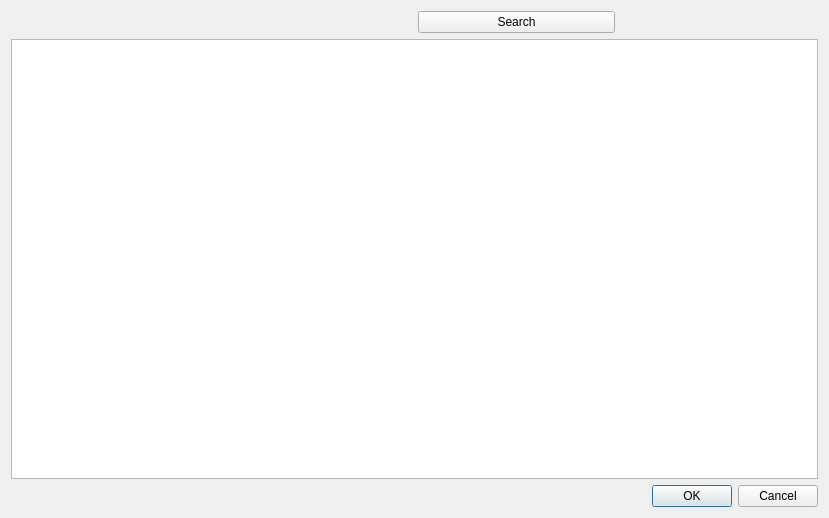
<?xml version="1.0" encoding="UTF-8"?>
<ui version="4.0">
 <class>AlbumCoverSearcher</class>
 <widget class="QDialog" name="AlbumCoverSearcher">
  <property name="geometry">
   <rect>
    <x>0</x>
    <y>0</y>
    <width>829</width>
    <height>518</height>
   </rect>
  </property>
  <property name="windowTitle">
   <string>Cover Manager</string>
  </property>
  <layout class="QVBoxLayout" name="verticalLayout">
   <item>
    <layout class="QHBoxLayout" name="horizontalLayout">
     <item>
      <widget class="SearchField" name="artist" native="true">
       <property name="toolTip">
        <string>Artist</string>
       </property>
       <property name="placeholderText" stdset="0">
        <string>Artist</string>
       </property>
      </widget>
     </item>
     <item>
      <widget class="SearchField" name="album" native="true">
       <property name="toolTip">
        <string>Album</string>
       </property>
       <property name="placeholderText" stdset="0">
        <string>Album</string>
       </property>
      </widget>
     </item>
     <item>
      <widget class="QPushButton" name="search">
       <property name="text">
        <string>Search</string>
       </property>
      </widget>
     </item>
     <item>
      <widget class="BusyIndicator" name="busy" native="true"/>
     </item>
    </layout>
   </item>
   <item>
    <widget class="GroupedIconView" name="covers">
     <property name="verticalScrollBarPolicy">
      <enum>Qt::ScrollBarAsNeeded</enum>
     </property>
     <property name="horizontalScrollBarPolicy">
      <enum>Qt::ScrollBarAlwaysOff</enum>
     </property>
     <property name="iconSize">
      <size>
       <width>120</width>
       <height>120</height>
      </size>
     </property>
     <property name="spacing">
      <number>2</number>
     </property>
    </widget>
   </item>
   <item>
    <widget class="QDialogButtonBox" name="buttonBox">
     <property name="orientation">
      <enum>Qt::Horizontal</enum>
     </property>
     <property name="standardButtons">
      <set>QDialogButtonBox::Cancel|QDialogButtonBox::Ok</set>
     </property>
    </widget>
   </item>
  </layout>
 </widget>
 <customwidgets>
  <customwidget>
   <class>SearchField</class>
   <extends>QWidget</extends>
   <header>widgets/searchfield.h</header>
  </customwidget>
  <customwidget>
   <class>BusyIndicator</class>
   <extends>QWidget</extends>
   <header>widgets/busyindicator.h</header>
  </customwidget>
  <customwidget>
   <class>GroupedIconView</class>
   <extends>QListView</extends>
   <header>widgets/groupediconview.h</header>
  </customwidget>
 </customwidgets>
 <tabstops>
  <tabstop>artist</tabstop>
  <tabstop>album</tabstop>
  <tabstop>search</tabstop>
  <tabstop>covers</tabstop>
  <tabstop>buttonBox</tabstop>
 </tabstops>
 <resources/>
 <connections>
  <connection>
   <sender>buttonBox</sender>
   <signal>accepted()</signal>
   <receiver>AlbumCoverSearcher</receiver>
   <slot>accept()</slot>
   <hints>
    <hint type="sourcelabel">
     <x>257</x>
     <y>508</y>
    </hint>
    <hint type="destinationlabel">
     <x>157</x>
     <y>274</y>
    </hint>
   </hints>
  </connection>
  <connection>
   <sender>buttonBox</sender>
   <signal>rejected()</signal>
   <receiver>AlbumCoverSearcher</receiver>
   <slot>reject()</slot>
   <hints>
    <hint type="sourcelabel">
     <x>325</x>
     <y>508</y>
    </hint>
    <hint type="destinationlabel">
     <x>286</x>
     <y>274</y>
    </hint>
   </hints>
  </connection>
  <connection>
   <sender>artist</sender>
   <signal>returnPressed()</signal>
   <receiver>search</receiver>
   <slot>click()</slot>
   <hints>
    <hint type="sourcelabel">
     <x>357</x>
     <y>35</y>
    </hint>
    <hint type="destinationlabel">
     <x>812</x>
     <y>36</y>
    </hint>
   </hints>
  </connection>
  <connection>
   <sender>album</sender>
   <signal>returnPressed()</signal>
   <receiver>search</receiver>
   <slot>click()</slot>
   <hints>
    <hint type="sourcelabel">
     <x>580</x>
     <y>22</y>
    </hint>
    <hint type="destinationlabel">
     <x>779</x>
     <y>21</y>
    </hint>
   </hints>
  </connection>
 </connections>
</ui>
